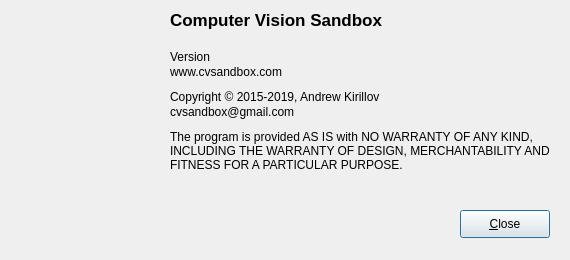
<?xml version="1.0" encoding="UTF-8"?>
<ui version="4.0">
 <class>AboutDialog</class>
 <widget class="QDialog" name="AboutDialog">
  <property name="windowModality">
   <enum>Qt::WindowModal</enum>
  </property>
  <property name="geometry">
   <rect>
    <x>0</x>
    <y>0</y>
    <width>570</width>
    <height>260</height>
   </rect>
  </property>
  <property name="windowTitle">
   <string>About</string>
  </property>
  <property name="modal">
   <bool>true</bool>
  </property>
  <widget class="QLabel" name="label">
   <property name="geometry">
    <rect>
     <x>10</x>
     <y>10</y>
     <width>130</width>
     <height>130</height>
    </rect>
   </property>
   <property name="text">
    <string/>
   </property>
   <property name="pixmap">
    <pixmap resource="resources.qrc">:/images/icons/cvsandbox/cvsandbox_128x128.png</pixmap>
   </property>
  </widget>
  <widget class="QLabel" name="label_2">
   <property name="geometry">
    <rect>
     <x>170</x>
     <y>10</y>
     <width>301</width>
     <height>31</height>
    </rect>
   </property>
   <property name="font">
    <font>
     <family>Tahoma</family>
     <pointsize>13</pointsize>
     <weight>75</weight>
     <bold>true</bold>
    </font>
   </property>
   <property name="text">
    <string>Computer Vision Sandbox</string>
   </property>
   <property name="alignment">
    <set>Qt::AlignLeading|Qt::AlignLeft|Qt::AlignTop</set>
   </property>
  </widget>
  <widget class="QLabel" name="versionLabel">
   <property name="geometry">
    <rect>
     <x>170</x>
     <y>50</y>
     <width>131</width>
     <height>16</height>
    </rect>
   </property>
   <property name="text">
    <string>Version </string>
   </property>
   <property name="alignment">
    <set>Qt::AlignLeading|Qt::AlignLeft|Qt::AlignTop</set>
   </property>
  </widget>
  <widget class="QLabel" name="websiteLabel">
   <property name="geometry">
    <rect>
     <x>170</x>
     <y>65</y>
     <width>151</width>
     <height>16</height>
    </rect>
   </property>
   <property name="text">
    <string>www.cvsandbox.com</string>
   </property>
   <property name="alignment">
    <set>Qt::AlignLeading|Qt::AlignLeft|Qt::AlignTop</set>
   </property>
  </widget>
  <widget class="QLabel" name="label_5">
   <property name="geometry">
    <rect>
     <x>170</x>
     <y>90</y>
     <width>251</width>
     <height>16</height>
    </rect>
   </property>
   <property name="text">
    <string>Copyright © 2015-2019, Andrew Kirillov</string>
   </property>
   <property name="alignment">
    <set>Qt::AlignLeading|Qt::AlignLeft|Qt::AlignTop</set>
   </property>
  </widget>
  <widget class="QLabel" name="label_6">
   <property name="geometry">
    <rect>
     <x>170</x>
     <y>130</y>
     <width>380</width>
     <height>51</height>
    </rect>
   </property>
   <property name="text">
    <string>The program is provided AS IS with NO WARRANTY OF ANY KIND, INCLUDING THE WARRANTY OF DESIGN, MERCHANTABILITY AND FITNESS FOR A PARTICULAR PURPOSE.</string>
   </property>
   <property name="alignment">
    <set>Qt::AlignLeading|Qt::AlignLeft|Qt::AlignTop</set>
   </property>
   <property name="wordWrap">
    <bool>true</bool>
   </property>
  </widget>
  <widget class="QPushButton" name="closeButton">
   <property name="geometry">
    <rect>
     <x>460</x>
     <y>210</y>
     <width>90</width>
     <height>28</height>
    </rect>
   </property>
   <property name="text">
    <string>&amp;Close</string>
   </property>
  </widget>
  <widget class="QLabel" name="emailLabel">
   <property name="geometry">
    <rect>
     <x>170</x>
     <y>105</y>
     <width>141</width>
     <height>16</height>
    </rect>
   </property>
   <property name="text">
    <string>cvsandbox@gmail.com</string>
   </property>
   <property name="alignment">
    <set>Qt::AlignLeading|Qt::AlignLeft|Qt::AlignTop</set>
   </property>
  </widget>
 </widget>
 <resources>
  <include location="resources.qrc"/>
 </resources>
 <connections/>
</ui>
